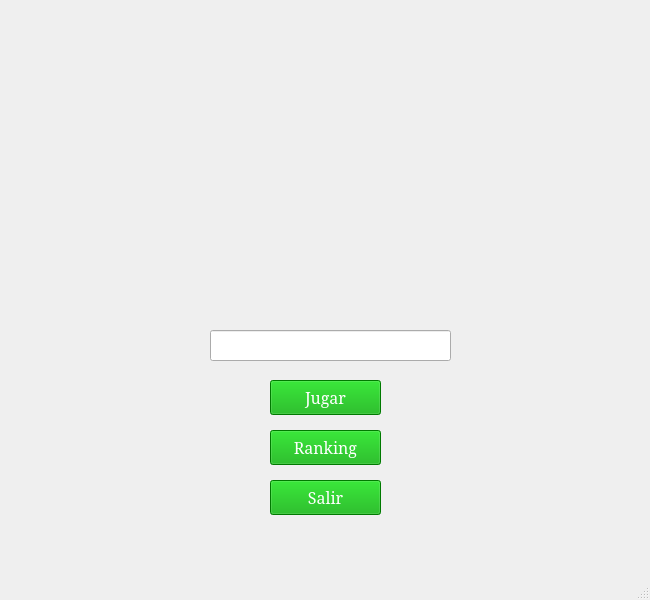
<?xml version="1.0" encoding="UTF-8"?>
<ui version="4.0">
 <class>VentanaInicio</class>
 <widget class="QMainWindow" name="VentanaInicio">
  <property name="geometry">
   <rect>
    <x>0</x>
    <y>0</y>
    <width>650</width>
    <height>600</height>
   </rect>
  </property>
  <property name="minimumSize">
   <size>
    <width>650</width>
    <height>600</height>
   </size>
  </property>
  <property name="maximumSize">
   <size>
    <width>650</width>
    <height>600</height>
   </size>
  </property>
  <property name="windowTitle">
   <string>Ventana Inicio</string>
  </property>
  <property name="autoFillBackground">
   <bool>true</bool>
  </property>
  <widget class="QWidget" name="centralwidget">
   <widget class="QLabel" name="imagen_fondo">
    <property name="geometry">
     <rect>
      <x>0</x>
      <y>0</y>
      <width>650</width>
      <height>600</height>
     </rect>
    </property>
    <property name="autoFillBackground">
     <bool>true</bool>
    </property>
    <property name="text">
     <string/>
    </property>
    <property name="pixmap">
     <pixmap>../sprites/Fondos/fondoMenu.png</pixmap>
    </property>
    <property name="scaledContents">
     <bool>true</bool>
    </property>
    <property name="wordWrap">
     <bool>false</bool>
    </property>
   </widget>
   <widget class="QLabel" name="titulo_ventana_inicio">
    <property name="geometry">
     <rect>
      <x>50</x>
      <y>10</y>
      <width>511</width>
      <height>261</height>
     </rect>
    </property>
    <property name="autoFillBackground">
     <bool>false</bool>
    </property>
    <property name="text">
     <string/>
    </property>
    <property name="pixmap">
     <pixmap>../sprites/Elementos de juego/logo.png</pixmap>
    </property>
    <property name="scaledContents">
     <bool>true</bool>
    </property>
   </widget>
   <widget class="QLineEdit" name="input_usuario">
    <property name="geometry">
     <rect>
      <x>210</x>
      <y>330</y>
      <width>241</width>
      <height>31</height>
     </rect>
    </property>
   </widget>
   <widget class="QPushButton" name="boton_inicio_jugar">
    <property name="geometry">
     <rect>
      <x>270</x>
      <y>380</y>
      <width>111</width>
      <height>35</height>
     </rect>
    </property>
    <property name="font">
     <font>
      <family>MS Serif</family>
      <pointsize>12</pointsize>
     </font>
    </property>
    <property name="cursor">
     <cursorShape>PointingHandCursor</cursorShape>
    </property>
    <property name="styleSheet">
     <string notr="true">background-color: rgb(0, 170, 0);
color: rgb(255, 255, 255);</string>
    </property>
    <property name="text">
     <string>Jugar</string>
    </property>
   </widget>
   <widget class="QPushButton" name="boton_inicio_ranking">
    <property name="geometry">
     <rect>
      <x>270</x>
      <y>430</y>
      <width>111</width>
      <height>35</height>
     </rect>
    </property>
    <property name="font">
     <font>
      <family>MS Serif</family>
      <pointsize>12</pointsize>
     </font>
    </property>
    <property name="cursor">
     <cursorShape>PointingHandCursor</cursorShape>
    </property>
    <property name="styleSheet">
     <string notr="true">background-color: rgb(0, 170, 0);
color: rgb(255, 255, 255);</string>
    </property>
    <property name="text">
     <string>Ranking</string>
    </property>
   </widget>
   <widget class="QPushButton" name="boton_inicio_salir">
    <property name="geometry">
     <rect>
      <x>270</x>
      <y>480</y>
      <width>111</width>
      <height>35</height>
     </rect>
    </property>
    <property name="font">
     <font>
      <family>MS Serif</family>
      <pointsize>12</pointsize>
     </font>
    </property>
    <property name="cursor">
     <cursorShape>PointingHandCursor</cursorShape>
    </property>
    <property name="styleSheet">
     <string notr="true">background-color: rgb(0, 170, 0);
color: rgb(255, 255, 255);</string>
    </property>
    <property name="text">
     <string>Salir</string>
    </property>
   </widget>
  </widget>
  <widget class="QMenuBar" name="menubar">
   <property name="geometry">
    <rect>
     <x>0</x>
     <y>0</y>
     <width>650</width>
     <height>21</height>
    </rect>
   </property>
  </widget>
  <widget class="QStatusBar" name="statusbar"/>
 </widget>
 <resources/>
 <connections/>
</ui>
